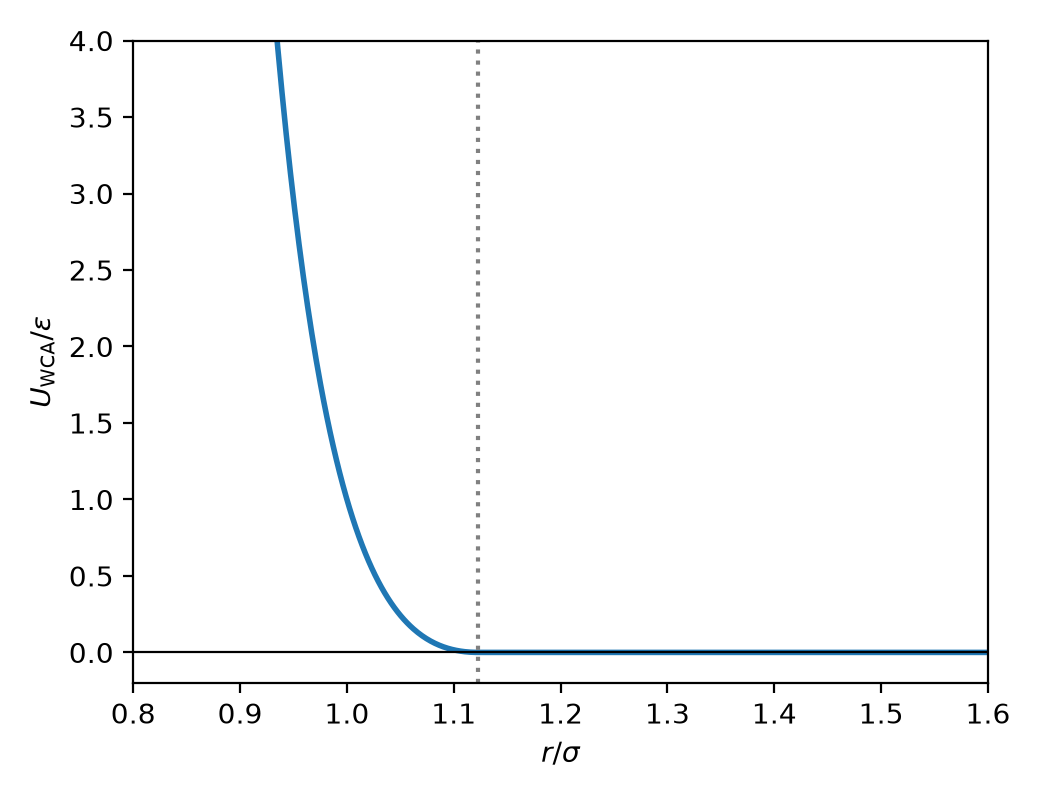

Source code (Python):
"""SM Figure S2(a): the WCA interaction potential; the dotted line marks the cutoff r = 2^(1/6) sigma.

Renders a simple version of this panel from figure_s2_a.csv alone (no processing).
Run: python3 figure_s2_a.py
"""
from pathlib import Path
import pandas as pd
import matplotlib
matplotlib.use("Agg")
import matplotlib.pyplot as plt

HERE = Path(__file__).resolve().parent
STEM = "figure_s2_a"
df = pd.read_csv(HERE / f"{STEM}.csv")

fig, ax = plt.subplots(figsize=(5.2, 4.0))
ax.plot(df.x, df.y, color="tab:blue", lw=2.0)
ax.axvline(2 ** (1 / 6), color="grey", ls=":", lw=1.5)
ax.axhline(0.0, color="black", lw=0.8)
ax.set_xlabel(r"$r/\sigma$")
ax.set_ylabel(r"$U_{\mathrm{WCA}}/\epsilon$")
ax.set_ylim(-0.2, 4.0)
ax.set_xlim(df.x.min(), df.x.max())

fig.tight_layout()
fig.savefig(HERE / f"{STEM}.png", dpi=200)
print(f"saved {STEM}.png")
